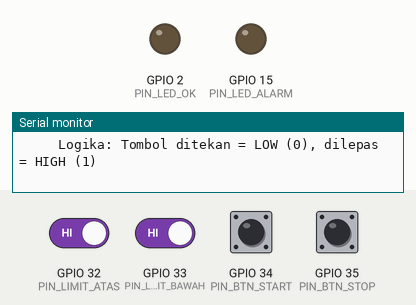
Simulated run of this sketch. Board: ESP32. On the bench: output pins drawn as LEDs (lit = HIGH), the last lines printed to the serial monitor. The inputs (shaded band) are chosen by the test bench; at power-on: GPIO 32 (PIN_LIMIT_ATAS), GPIO 33 (PIN_LIMIT_BAWAH), GPIO 34 (PIN_BTN_START), GPIO 35 (PIN_BTN_STOP) HIGH.

Above: at 2.7 s.
2.8 s: GPIO 34 (PIN_BTN_START) pulled LOW for 0.15 s
At 2.88 s:
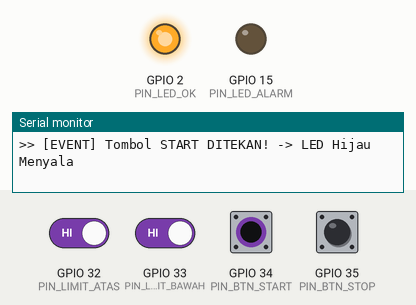
4.4 s: GPIO 35 (PIN_BTN_STOP) pulled LOW for 0.15 s
At 4.48 s:
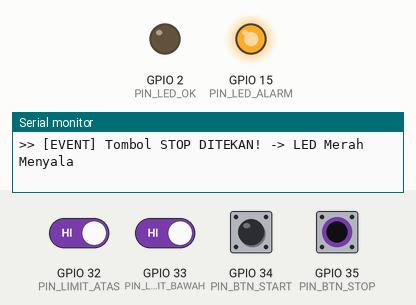
Timing chart, 0 to 7.4 s (numbered marks = the images above; inputs shaded):
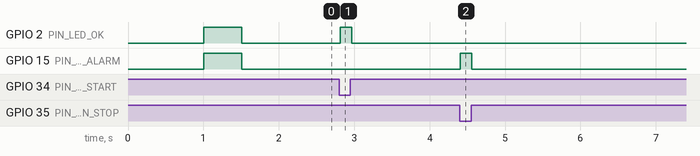

Measured:
- after the input at 2.8 s, GPIO 2 (PIN_LED_OK): LOW → HIGH at once, → LOW 0.15 s later
- after the input at 4.4 s, GPIO 15 (PIN_LED_ALARM): LOW → HIGH at once, → LOW 0.15 s later

The sketch:

04_buttons_and_limitswitches.ino
```cpp
/*==========================================================
  TEST 04: PUSH BUTTONS & LIMIT SWITCHES TEST
  Mesin Pencetak Tempe Otomatis
  ──────────────────────────────────────────────────────────
  Tujuan:
  1. Menguji tombol fisik START (GPIO 34) dan STOP (GPIO 35).
  2. Menguji Limit Switch Posisi Atas (GPIO 32) dan Bawah (GPIO 33).
  3. Memverifikasi LED status Hijau (GPIO 2) dan Merah (GPIO 15).

  Wiring:
  - Tombol START -> GPIO 34 (Wajib resistor eksternal 10k ohm pull-up ke 3.3V, tombol ke GND)
  - Tombol STOP  -> GPIO 35 (Wajib resistor eksternal 10k ohm pull-up ke 3.3V, tombol ke GND)
    * Alasan: GPIO 34 & 35 adalah pin input-only pada ESP32 tanpa internal pull-up!
  - Limit Switch ATAS  -> GPIO 32 (Menggunakan INPUT_PULLUP internal ESP32, switch ke GND)
  - Limit Switch BAWAH -> GPIO 33 (Menggunakan INPUT_PULLUP internal ESP32, switch ke GND)
  - LED Hijau (OK)     -> GPIO 2 (seri resistor 220 ohm ke GND)
  - LED Merah (ALARM)  -> GPIO 15 (seri resistor 220 ohm ke GND)
==========================================================*/

#define PIN_BTN_START   34
#define PIN_BTN_STOP    35
#define PIN_LIMIT_ATAS  32
#define PIN_LIMIT_BAWAH 33
#define PIN_LED_OK       2
#define PIN_LED_ALARM   15

void setup() {
  Serial.begin(115200);
  delay(1000);
  Serial.println("\n==========================================");
  Serial.println("  TEST 04: TOMBOL & LIMIT SWITCH TEST");
  Serial.println("==========================================");

  // Pin output LED
  pinMode(PIN_LED_OK, OUTPUT);
  pinMode(PIN_LED_ALARM, OUTPUT);

  // Pin Limit Switch (Internal Pull-Up)
  pinMode(PIN_LIMIT_ATAS, INPUT_PULLUP);
  pinMode(PIN_LIMIT_BAWAH, INPUT_PULLUP);

  // Pin Tombol (Input biasa - butuh pull-up resistor 10k fisik)
  pinMode(PIN_BTN_START, INPUT);
  pinMode(PIN_BTN_STOP, INPUT);

  // Tes kedip LED awal
  digitalWrite(PIN_LED_OK, HIGH);
  digitalWrite(PIN_LED_ALARM, HIGH);
  delay(500);
  digitalWrite(PIN_LED_OK, LOW);
  digitalWrite(PIN_LED_ALARM, LOW);

  Serial.println("[OK] Siap! Tekan tombol START/STOP atau sentuh limit switch...");
  Serial.println("     Logika: Tombol ditekan = LOW (0), dilepas = HIGH (1)");
}

bool lastStart = HIGH;
bool lastStop  = HIGH;
bool lastLimUp = HIGH;
bool lastLimDn = HIGH;

void loop() {
  bool btnStart = digitalRead(PIN_BTN_START);
  bool btnStop  = digitalRead(PIN_BTN_STOP);
  bool limUp    = digitalRead(PIN_LIMIT_ATAS);
  bool limDn    = digitalRead(PIN_LIMIT_BAWAH);

  // Deteksi event tekan tombol START
  if (btnStart == LOW && lastStart == HIGH) {
    Serial.println(">> [EVENT] Tombol START DITEKAN! -> LED Hijau Menyala");
    digitalWrite(PIN_LED_OK, HIGH);
    delay(50); // Debounce
  } else if (btnStart == HIGH && lastStart == LOW) {
    digitalWrite(PIN_LED_OK, LOW);
  }

  // Deteksi event tekan tombol STOP
  if (btnStop == LOW && lastStop == HIGH) {
    Serial.println(">> [EVENT] Tombol STOP DITEKAN! -> LED Merah Menyala");
    digitalWrite(PIN_LED_ALARM, HIGH);
    delay(50);
  } else if (btnStop == HIGH && lastStop == LOW) {
    digitalWrite(PIN_LED_ALARM, LOW);
  }

  // Deteksi Limit Switch Atas
  if (limUp == LOW && lastLimUp == HIGH) {
    Serial.println(">> [LIMIT] Limit Switch ATAS Tertekan! (Posisi Home Tercapai)");
  }

  // Deteksi Limit Switch Bawah
  if (limDn == LOW && lastLimDn == HIGH) {
    Serial.println(">> [LIMIT] Limit Switch BAWAH Tertekan! (Posisi Maksimal Press Tercapai)");
  }

  lastStart = btnStart;
  lastStop  = btnStop;
  lastLimUp = limUp;
  lastLimDn = limDn;

  delay(20);
}
```
